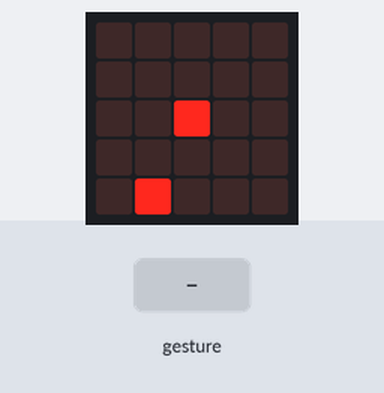
The program below on a simulated BBC micro:bit (MakeCode). On the bench: the board's 5×5 LED display. The inputs (shaded band) are chosen by the test bench. Random numbers come from a fixed seed; a tilt is held for 1.5 s and a shake lasts 1 s, then the board lies face up again.

Above: at 1.2 s.
1.3 s: gesture 'tilt left'
At 1.9 s:
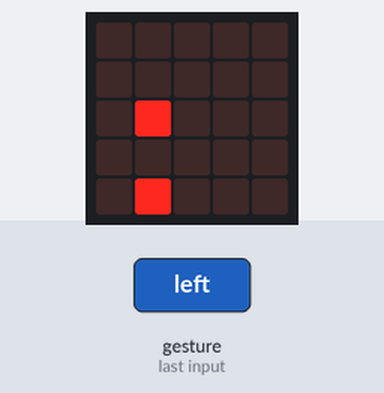
2.9 s: gesture 'logo down'
At 4.1 s:
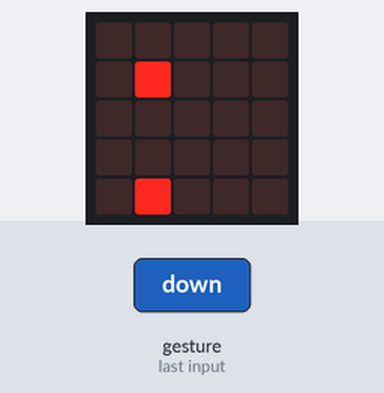
4.4 s: gesture 'tilt right'
At 5.5 s:
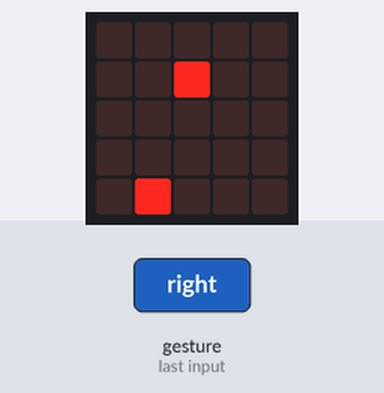
6.0 s: gesture 'logo down'
At 6.6 s:
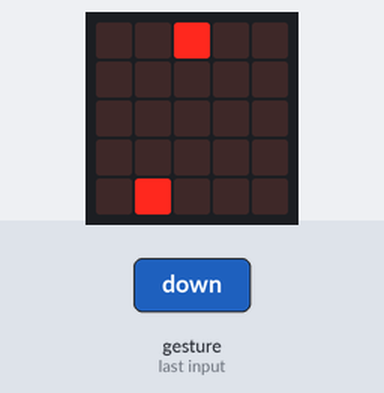
7.5 s: gesture 'tilt left'
At 8.8 s:
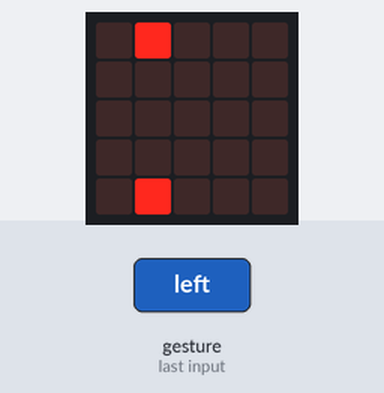
9.1 s: gesture 'logo up'
At 10.2 s:
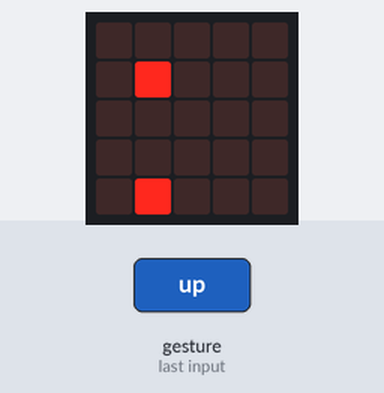
Timing chart, 0 to 11.6 s (numbered marks = the images above; inputs shaded):
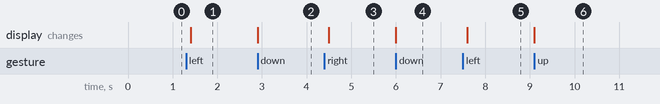

Measured:
- after the input at 1.3 s, the display: changes after 0.10 s (image 1)
- after the input at 2.9 s, the display: changes at once (image 2)
- after the input at 4.4 s, the display: changes after 0.10 s (image 3)
- after the input at 6.0 s, the display: changes at once (image 4)
- after the input at 7.5 s, the display: changes after 0.10 s (image 5)
- after the input at 9.1 s, the display: changes at once (image 6)

The program:

main.ts
```typescript
input.onGesture(Gesture.TiltLeft, function () {
    snake.change(LedSpriteProperty.X, -1)
})
input.onGesture(Gesture.LogoDown, function () {
    snake.change(LedSpriteProperty.Y, -1)
})
input.onGesture(Gesture.LogoUp, function () {
    snake.change(LedSpriteProperty.Y, 1)
})
input.onGesture(Gesture.TiltRight, function () {
    snake.change(LedSpriteProperty.X, 1)
})
let snake: game.LedSprite = null
snake = game.createSprite(2, 2)
let snack = game.createSprite(randint(0, 4), randint(0, 4))
basic.forever(function () {
    if (snake.isTouching(snack)) {
        game.addScore(1)
        snack.delete()
        basic.pause(50)
        snack = game.createSprite(randint(0, 4), randint(0, 4))
    }
    if (game.score() == 15) {
        basic.showIcon(IconNames.Happy)
        music.startMelody(music.builtInMelody(Melodies.Dadadadum), MelodyOptions.Once)
        game.gameOver()
    }
})
```

test.ts
```typescript
// 在此处测试；当此软件包作为插件使用时，将不会编译此软件包。
```
